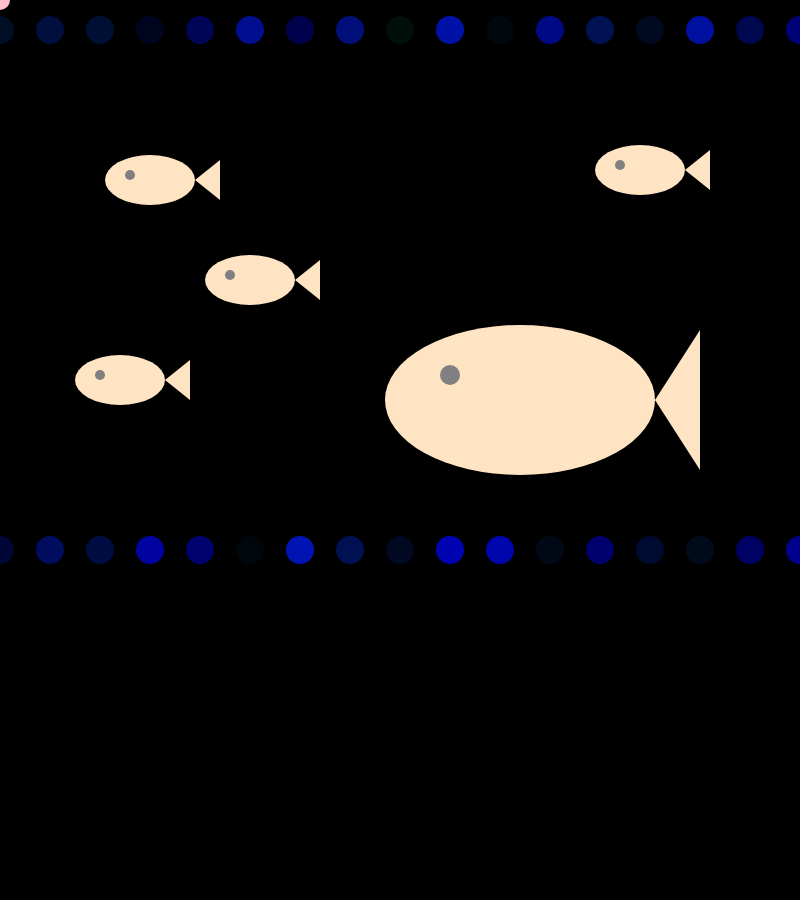
Frame 1 (no input)
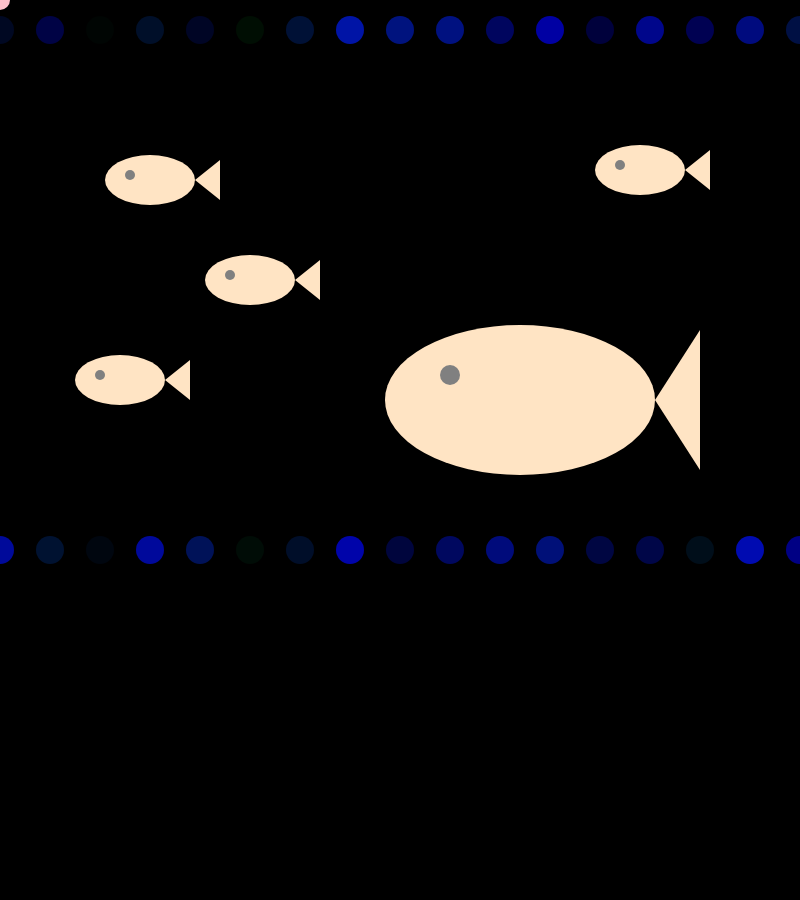
Frame 60 (no input)
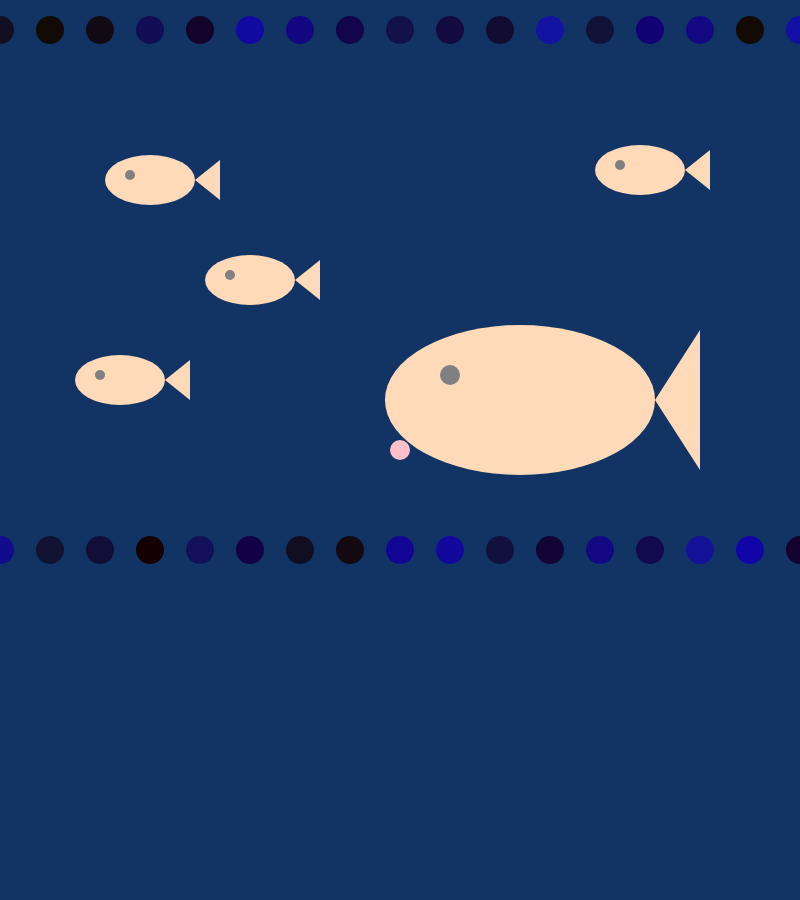
Frame 120 (the mouse pressed at the canvas centre since frame 60)

The p5.js sketch that drew these frames (run headless with seeded random() and noise() and a simulated clock; from frame 60 on, the mouse is pressed at the canvas centre):

// p5.js sketch
// ── sketch.js
var r =0;
var g =0;
var b =0;
var bubblesize =28;

var bodyCol="Bisque";



function setup() {
  // put setup code here
 createCanvas(800,900);
 }



function draw() {
  // put drawing code herebackground(36, 93, 199);
  r = map(mouseX, 0,800, 0 ,36)
  g = map (mouseY, 0, 800, 0, 93 );
  b = map(mouseX, 0 , 800, 0 ,199);
background(r,g,b);



//circle for mouse
fill("pink");
noStroke();
  ellipse(mouseX, mouseY, 20, 20)





//flashing circles
for (var x =0; x <= width; x = x+50){
  fill(r, random(20), random(180));
  noStroke();
  ellipse(x, 30,bubblesize,bubblesize);
}// top line of small circles

for (var x =0; x <= width; x = x+50){
    fill(r, random(20), random(180));
    noStroke();
  ellipse(x, 550,bubblesize,bubblesize);
}// ground line of small circles

//here start drwaing fishes
//fishes(150,180,50);

//fishes(350,280,50);

//fishes(120,380,50);

//fishes(640,170,50);

//fishes(550,420,50);

//function fishes(x, y, size){
//fill(242, 224, 107);
//  ellipse(x, y, size+40, size)//body

//fill(0);
//  ellipse(x-20, y-5, 10,10);//eye

//  fill(242, 224, 107);
  //triangle(x+40, y, x+70, y-20, x+70, y+20);//tri
  //triangle(140,200,170,180,170,220);
//}

//fish  body
fill(bodyCol);
noStroke();
ellipse(150,180,90,50);
ellipse(250,280,90,50);
ellipse(120,380,90,50);
ellipse(640,170,90,50);
ellipse(520,400,270,150);

//fish eye
fill("gray");
noStroke();
ellipse(130,175,10,10);
ellipse(230,275,10,10);
ellipse(100,375,10,10);
ellipse(450,375,20,20);
ellipse(620,165,10,10);

//fish triangle
fill(bodyCol);
noStroke();
triangle(195, 180, 220, 160, 220, 200);
triangle(295, 280, 320, 260, 320, 300);
triangle(165, 380, 190, 360, 190, 400);
triangle(685, 170, 710, 150, 710, 190);
triangle(655, 400, 700, 470, 700, 330);


// interaction circle
//change small circle color along with mouse moved
r = map (mouseX, 0, 800, 0, 255);
g = map (mouseX, 0, 800, 255, 0 );
b = map(mouseX, 0 , 800, 0 ,255);



}//end of draw

function mousePressed(){
 bodyCol="PeachPuff";
}

function mouseReleased(){
 bodyCol="white";
}

function mouseIsPressed(){
 bodyCol="Ivory";
}

function keyPressed(){
  bodyCol="PaleTurquoise";
}









//fishes.move();

//class fishes{
//constructor(){
  // this.x = 200;
  //  this.y = 200;
  //}

 //move(){
 //this.x = this.x + random(-10,10);
 //this.y = this.y + random(-10,10);

//}






//here start fishes movement

//class fishes{
//  constructor(){
  //  this.x = 200;
  //  this.y = 200;
  //}
//
//  move(){
//    this.x = this.x + random(-10,10);
  //  this.y = this.y + random(-10,10);  }
//}
